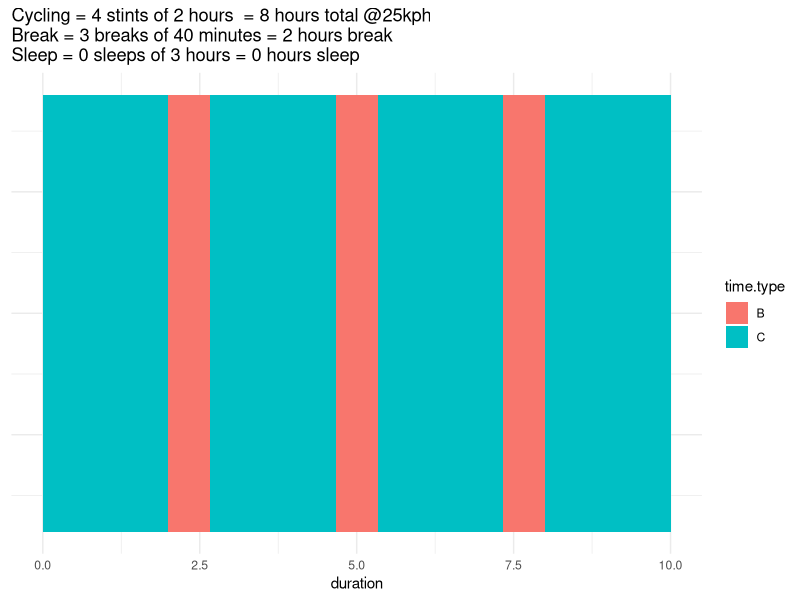

R code for this plot:
## Cycling Day Planner
library(tidyverse)
library(data.table)
library(magrittr)

distance.km <- 200
total.time <- 10
resting.percent <- 0.2
break.every.x.hours <- 2
hours.sleep.per.day <- 3

 
number.of.sleeps <- ifelse(total.time>=24,(total.time/24)-1, 0)
total.sleep.time <- number.of.sleeps * hours.sleep.per.day

resting.time <- (total.time * resting.percent) - total.sleep.time
cycling.time <- total.time - resting.time - total.sleep.time
speed.kph <- distance.km/cycling.time


number.of.breaks <- floor((total.time / break.every.x.hours)-2) ## Minus two as one break is at the end and no break at start
length.of.breaks <- resting.time / number.of.breaks

cycling.stints <- number.of.breaks+1
length.of.stint <- cycling.time / cycling.stints

a <- rep("C",cycling.stints)
b <- rep("B", number.of.breaks)

x <- data.table(time.type = c(sapply(seq_along(a), function(i) append(a[i], b[i], i))),
duration = c(length.of.stint, length.of.breaks)) %>% 
  .[,timeSum:=cumsum(duration)]
x[,idx:=1:.N]
sleep.idx <- x[time.type=="B",c(0,floor(timeSum/24) %>% diff) %>% equals(1) %>% which]
sleep.idx <- x[time.type=="B"] %>% .[sleep.idx,idx]
x[sleep.idx,time.type:="S"]
x[sleep.idx,duration:=duration+hours.sleep.per.day]

x %>% 
  .[,segmentEnd:=cumsum(duration)] %>% 
  .[,segmentStart:=segmentEnd-duration]

total.cycling <- x[time.type == "C", sum(duration)]
total.break <- x[time.type == "B", sum(duration)]
total.sleep <- x[time.type == "S", sum(duration)]


x %>% 
  filter(time.type %>% is.na %>% not) %>% 
  ggplot(aes(x = 1, y = duration)) + 
  geom_bar(aes(fill = time.type, group = segmentStart), stat = "identity") + 
  coord_flip() + 
  theme_minimal() +
  theme(axis.text.y = element_blank()) +
  theme(axis.ticks.y = element_blank()) +
  xlab(NULL) +
  ggtitle(str_c(
    "Cycling = ",cycling.stints %>% round(2), " stints of ", length.of.stint %>% round(2), " hours  = ", total.cycling %>% round(2), " hours total @", speed.kph,"kph\n",
    "Break = ", number.of.breaks %>% round(2), " breaks of ", length.of.breaks %>% multiply_by(60) %>% round(2), " minutes = ", total.break %>% round(2)," hours break\n",
    "Sleep = ", number.of.sleeps %>% round(2), " sleeps of ", hours.sleep.per.day, " hours = ", total.sleep %>% round(2), " hours sleep"))
  

